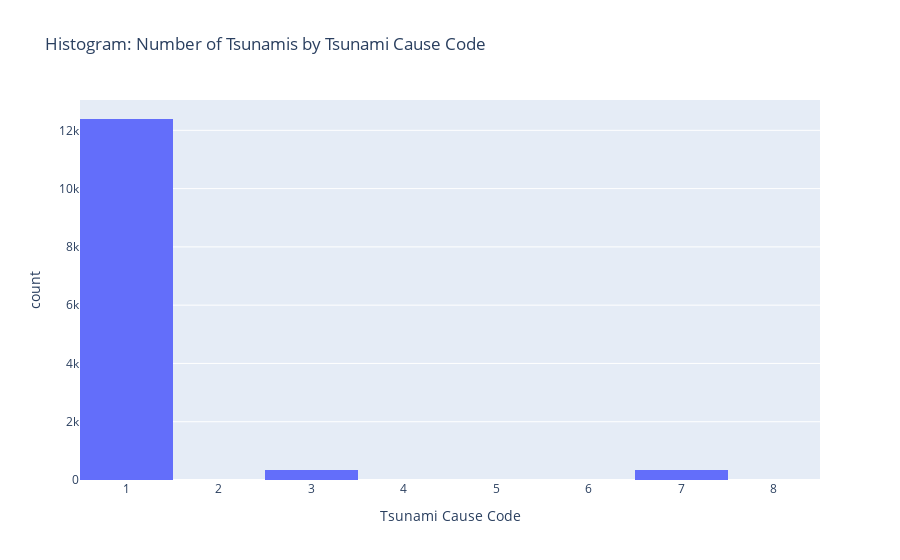

The code cell stored with this chart in its notebook:
### Markdown cell above
#### Histogram: Number of tsunamis by cause code

### Code cell
# Make copy of dataframe
plot_df = tsunami_df.copy()

# Filter for only true tsnuamis
plot_df = plot_df.loc[(plot_df["Maximum Water Height (m)"]> 0), :]

fig = px.histogram(plot_df, x="Tsunami Cause Code", title="Histogram: Number of Tsunamis by Tsunami Cause Code")
fig.show()

print("Tsunami Cause Codes:")
print("0	Unknown")
print("1	Earthquake")
print("2	Questionable Earthquake")
print("3	Earthquake and Landslide")
print("4	Volcano and Earthquake")
print("5	Volcano, Earthquake, and Landslide")
print("6	Volcano")
print("7	Volcano and Landslide")
print("8	Landslide")
print("9	Meteorological")
print("10	Explosion")
print("11	Astronomical Tide")

### Figure 1 — Plotly figure (JSON) as saved in the notebook; plotly's stock layout.template omitted (floating-point values rounded to 4 significant figures; data arrays with more than 128 entries replaced by an {"elided": "..."} marker saying what was removed)
{"data": [{"alignmentgroup": "True", "bingroup": "x", "hovertemplate": "Tsunami Cause Code=%{x}<br>count=%{y}<extra></extra>", "legendgroup": "", "marker": {"color": "#636efa"}, "name": "", "offsetgroup": "", "orientation": "v", "showlegend": false, "type": "histogram", "x": {"elided": "13105 int values"}, "xaxis": "x", "yaxis": "y"}], "layout": {"autosize": true, "barmode": "relative", "legend": {"tracegroupgap": 0}, "title": {"text": "Histogram: Number of Tsunamis by Tsunami Cause Code"}, "xaxis": {"anchor": "y", "autorange": true, "domain": [0, 1], "range": [0.5, 8.5], "title": {"text": "Tsunami Cause Code"}, "type": "linear"}, "yaxis": {"anchor": "x", "autorange": true, "domain": [0, 1], "range": [0, 13040.0], "title": {"text": "count"}}}}
